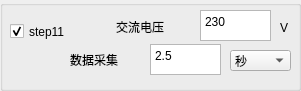
  <widget class="QGroupBox" name="groupBox_9">
   <property name="geometry">
    <rect>
     <x>290</x>
     <y>600</y>
     <width>301</width>
     <height>91</height>
    </rect>
   </property>
   <property name="title">
    <string/>
   </property>
   <widget class="QLabel" name="label_159">
    <property name="geometry">
     <rect>
      <x>116</x>
      <y>17</y>
      <width>71</width>
      <height>20</height>
     </rect>
    </property>
    <property name="text">
     <string>交流电压</string>
    </property>
   </widget>
   <widget class="QLabel" name="label_160">
    <property name="geometry">
     <rect>
      <x>70</x>
      <y>50</y>
      <width>71</width>
      <height>20</height>
     </rect>
    </property>
    <property name="text">
     <string>数据采集</string>
    </property>
   </widget>
   <widget class="QComboBox" name="comboBox_S11_TIME">
    <property name="geometry">
     <rect>
      <x>230</x>
      <y>50</y>
      <width>61</width>
      <height>21</height>
     </rect>
    </property>
    <item>
     <property name="text">
      <string>秒</string>
     </property>
    </item>
    <item>
     <property name="text">
      <string>毫秒</string>
     </property>
    </item>
    <item>
     <property name="text">
      <string>分钟</string>
     </property>
    </item>
   </widget>
   <widget class="QLabel" name="label_161">
    <property name="geometry">
     <rect>
      <x>280</x>
      <y>20</y>
      <width>16</width>
      <height>16</height>
     </rect>
    </property>
    <property name="text">
     <string>V</string>
    </property>
   </widget>
   <widget class="QTextEdit" name="textEdit_S11_TIME">
    <property name="geometry">
     <rect>
      <x>150</x>
      <y>44</y>
      <width>71</width>
      <height>31</height>
     </rect>
    </property>
    <property name="html">
     <string>&lt;!DOCTYPE HTML PUBLIC &quot;-//W3C//DTD HTML 4.0//EN&quot; &quot;http://www.w3.org/TR/REC-html40/strict.dtd&quot;&gt;
&lt;html&gt;&lt;head&gt;&lt;meta name=&quot;qrichtext&quot; content=&quot;1&quot; /&gt;&lt;style type=&quot;text/css&quot;&gt;
p, li { white-space: pre-wrap; }
&lt;/style&gt;&lt;/head&gt;&lt;body style=&quot; font-family:'宋体'; font-size:10pt; font-weight:400; font-style:normal;&quot;&gt;
&lt;p style=&quot; margin-top:0px; margin-bottom:0px; margin-left:0px; margin-right:0px; -qt-block-indent:0; text-indent:0px;&quot;&gt;&lt;span style=&quot; font-family:'SimSun'; font-size:9pt;&quot;&gt;2.5&lt;/span&gt;&lt;/p&gt;&lt;/body&gt;&lt;/html&gt;</string>
    </property>
   </widget>
   <widget class="QTextEdit" name="textEdit_S11_AC_VOLT">
    <property name="geometry">
     <rect>
      <x>200</x>
      <y>10</y>
      <width>71</width>
      <height>31</height>
     </rect>
    </property>
    <property name="html">
     <string>&lt;!DOCTYPE HTML PUBLIC &quot;-//W3C//DTD HTML 4.0//EN&quot; &quot;http://www.w3.org/TR/REC-html40/strict.dtd&quot;&gt;
&lt;html&gt;&lt;head&gt;&lt;meta name=&quot;qrichtext&quot; content=&quot;1&quot; /&gt;&lt;style type=&quot;text/css&quot;&gt;
p, li { white-space: pre-wrap; }
&lt;/style&gt;&lt;/head&gt;&lt;body style=&quot; font-family:'宋体'; font-size:10pt; font-weight:400; font-style:normal;&quot;&gt;
&lt;p style=&quot; margin-top:0px; margin-bottom:0px; margin-left:0px; margin-right:0px; -qt-block-indent:0; text-indent:0px;&quot;&gt;&lt;span style=&quot; font-family:'SimSun'; font-size:9pt;&quot;&gt;230&lt;/span&gt;&lt;/p&gt;&lt;/body&gt;&lt;/html&gt;</string>
    </property>
   </widget>
   <widget class="QCheckBox" name="checkBox_S11">
    <property name="geometry">
     <rect>
      <x>10</x>
      <y>21</y>
      <width>81</width>
      <height>21</height>
     </rect>
    </property>
    <property name="text">
     <string>step11</string>
    </property>
    <property name="checked">
     <bool>true</bool>
    </property>
   </widget>
  </widget>
